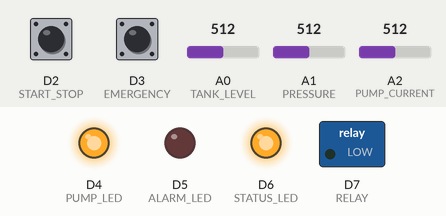
Recording of a sketch running on a simulated STM32 Nucleo. Parts: switched loads named in the sketch (green lamp = pin HIGH), output pins drawn as LEDs (lit = HIGH). Inputs (shaded band) come from the test bench; at power-on: D2 (START_STOP) LOW, D3 (EMERGENCY) LOW, A0 (TANK_LEVEL) = 512, A1 (PRESSURE) = 512, A2 (PUMP_CURRENT) = 512. What the sketch prints to the serial monitor is not drawn.

Above: at 0.1 s.
Timing chart, 0 to 1.6 s (numbered marks = the images above):
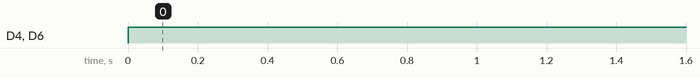

The sketch:

sketch.ino
```cpp
// Industrial Pump Controller - STM32 Nucleo C031C6

const int TANK_LEVEL   = A0;
const int PRESSURE     = A1;
const int PUMP_CURRENT = A2;

const int START_STOP = D2;
const int EMERGENCY  = D3;

const int PUMP_LED   = D4;
const int ALARM_LED  = D5;
const int STATUS_LED = D6;
const int RELAY      = D7;

bool pumpState = false;
bool faultState = false;

void setup() {
  Serial.begin(115200);

  pinMode(START_STOP, INPUT);
  pinMode(EMERGENCY, INPUT);

  pinMode(PUMP_LED, OUTPUT);
  pinMode(ALARM_LED, OUTPUT);
  pinMode(STATUS_LED, OUTPUT);
  pinMode(RELAY, OUTPUT);

  // LEDs are active LOW
  digitalWrite(PUMP_LED, LOW);
  digitalWrite(ALARM_LED, LOW);
  digitalWrite(STATUS_LED, LOW);
  digitalWrite(RELAY, HIGH);

  Serial.println("Industrial Pump Controller Started");
}

void loop() {

  int tankRaw = analogRead(TANK_LEVEL);
  int pressureRaw = analogRead(PRESSURE);
  int currentRaw = analogRead(PUMP_CURRENT);

  bool startCommand = digitalRead(START_STOP);
  bool emergencyStop = digitalRead(EMERGENCY);

  int tankPercent = map(tankRaw, 0, 4095, 0, 100);
  int pressurePercent = map(pressureRaw, 0, 4095, 0, 100);
  int currentPercent = map(currentRaw, 0, 4095, 0, 100);

  // Emergency stop
  if (emergencyStop == HIGH) {
    pumpState = false;
    faultState = true;
  }

  // Over-current protection
  if (currentPercent > 85) {
    pumpState = false;
    faultState = true;
  }

  // Low tank protection
  if (tankPercent < 15) {
    pumpState = false;
    faultState = true;
  }

  // Start pump
  if (startCommand == HIGH && faultState == false) {
    pumpState = true;
  }

  // Stop when tank is full
  if (tankPercent > 90) {
    pumpState = false;
  }

  // Pump ON
  if (pumpState && !faultState) {

    digitalWrite(RELAY, HIGH);

    digitalWrite(PUMP_LED, LOW);
    digitalWrite(STATUS_LED, LOW);
    digitalWrite(ALARM_LED, HIGH);

  }
  else {

    digitalWrite(RELAY, LOW);

    digitalWrite(PUMP_LED, HIGH);
    digitalWrite(STATUS_LED, HIGH);

    if (faultState) {
      digitalWrite(ALARM_LED, LOW);
    }
    else {
      digitalWrite(ALARM_LED, HIGH);
    }
  }

  // Serial Monitor
  Serial.print("Tank: ");
  Serial.print(tankPercent);
  Serial.print("% | Pressure: ");
  Serial.print(pressurePercent);
  Serial.print("% | Current: ");
  Serial.print(currentPercent);
  Serial.print("% | Pump: ");
  Serial.print(pumpState ? "ON" : "OFF");
  Serial.print(" | Fault: ");
  Serial.println(faultState ? "YES" : "NO");

  delay(500);
}
```

Measured:
- by itself, D4 (PUMP_LED), D6 (STATUS_LED): LOW → HIGH at 0.00 s
